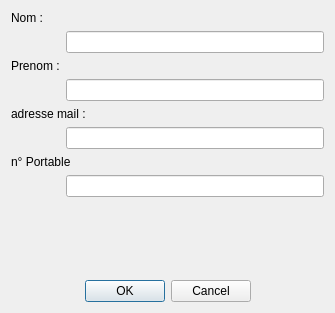
<?xml version="1.0" encoding="UTF-8"?>
<ui version="4.0">
 <class>DialogAddContact</class>
 <widget class="QDialog" name="DialogAddContact">
  <property name="geometry">
   <rect>
    <x>0</x>
    <y>0</y>
    <width>335</width>
    <height>313</height>
   </rect>
  </property>
  <property name="windowTitle">
   <string>Dialog</string>
  </property>
  <layout class="QVBoxLayout" name="verticalLayout">
   <item>
    <layout class="QFormLayout" name="formLayout">
     <property name="fieldGrowthPolicy">
      <enum>QFormLayout::AllNonFixedFieldsGrow</enum>
     </property>
     <item row="0" column="0">
      <widget class="QLabel" name="label_2">
       <property name="text">
        <string>Nom :</string>
       </property>
      </widget>
     </item>
     <item row="1" column="1">
      <widget class="QLineEdit" name="lineEditNom"/>
     </item>
     <item row="3" column="0">
      <widget class="QLabel" name="label">
       <property name="text">
        <string>Prenom :</string>
       </property>
      </widget>
     </item>
     <item row="4" column="1">
      <widget class="QLineEdit" name="lineEditPrenom"/>
     </item>
     <item row="6" column="0" colspan="2">
      <widget class="QLabel" name="label_3">
       <property name="text">
        <string>adresse mail :</string>
       </property>
      </widget>
     </item>
     <item row="8" column="0" colspan="2">
      <widget class="QLabel" name="label_4">
       <property name="text">
        <string>n° Portable</string>
       </property>
      </widget>
     </item>
     <item row="9" column="1">
      <widget class="QLineEdit" name="lineEditNumPort"/>
     </item>
     <item row="7" column="1">
      <widget class="QLineEdit" name="lineEditMail"/>
     </item>
    </layout>
   </item>
   <item>
    <layout class="QHBoxLayout" name="horizontalLayout">
     <item>
      <spacer name="horizontalSpacer">
       <property name="orientation">
        <enum>Qt::Horizontal</enum>
       </property>
       <property name="sizeHint" stdset="0">
        <size>
         <width>40</width>
         <height>20</height>
        </size>
       </property>
      </spacer>
     </item>
     <item>
      <widget class="QDialogButtonBox" name="buttonBox">
       <property name="orientation">
        <enum>Qt::Horizontal</enum>
       </property>
       <property name="standardButtons">
        <set>QDialogButtonBox::Cancel|QDialogButtonBox::Ok</set>
       </property>
      </widget>
     </item>
     <item>
      <spacer name="horizontalSpacer_2">
       <property name="orientation">
        <enum>Qt::Horizontal</enum>
       </property>
       <property name="sizeHint" stdset="0">
        <size>
         <width>40</width>
         <height>20</height>
        </size>
       </property>
      </spacer>
     </item>
    </layout>
   </item>
  </layout>
 </widget>
 <resources/>
 <connections>
  <connection>
   <sender>buttonBox</sender>
   <signal>accepted()</signal>
   <receiver>DialogAddContact</receiver>
   <slot>accept()</slot>
   <hints>
    <hint type="sourcelabel">
     <x>248</x>
     <y>254</y>
    </hint>
    <hint type="destinationlabel">
     <x>157</x>
     <y>274</y>
    </hint>
   </hints>
  </connection>
  <connection>
   <sender>buttonBox</sender>
   <signal>rejected()</signal>
   <receiver>DialogAddContact</receiver>
   <slot>reject()</slot>
   <hints>
    <hint type="sourcelabel">
     <x>316</x>
     <y>260</y>
    </hint>
    <hint type="destinationlabel">
     <x>286</x>
     <y>274</y>
    </hint>
   </hints>
  </connection>
 </connections>
</ui>
